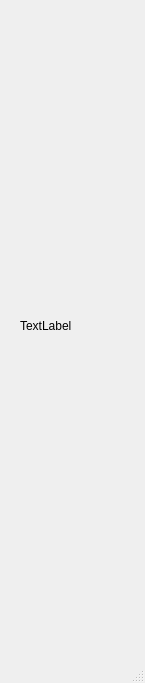
<?xml version="1.0" encoding="UTF-8"?>
<ui version="4.0">
 <class>MainWindow</class>
 <widget class="QMainWindow" name="MainWindow">
  <property name="geometry">
   <rect>
    <x>0</x>
    <y>0</y>
    <width>145</width>
    <height>683</height>
   </rect>
  </property>
  <property name="windowTitle">
   <string>MainWindow</string>
  </property>
  <widget class="QWidget" name="centralwidget">
   <widget class="QLabel" name="label">
    <property name="geometry">
     <rect>
      <x>20</x>
      <y>20</y>
      <width>111</width>
      <height>611</height>
     </rect>
    </property>
    <property name="text">
     <string>TextLabel</string>
    </property>
   </widget>
  </widget>
  <widget class="QMenuBar" name="menubar">
   <property name="geometry">
    <rect>
     <x>0</x>
     <y>0</y>
     <width>145</width>
     <height>21</height>
    </rect>
   </property>
  </widget>
  <widget class="QStatusBar" name="statusbar"/>
 </widget>
 <resources/>
 <connections/>
</ui>
